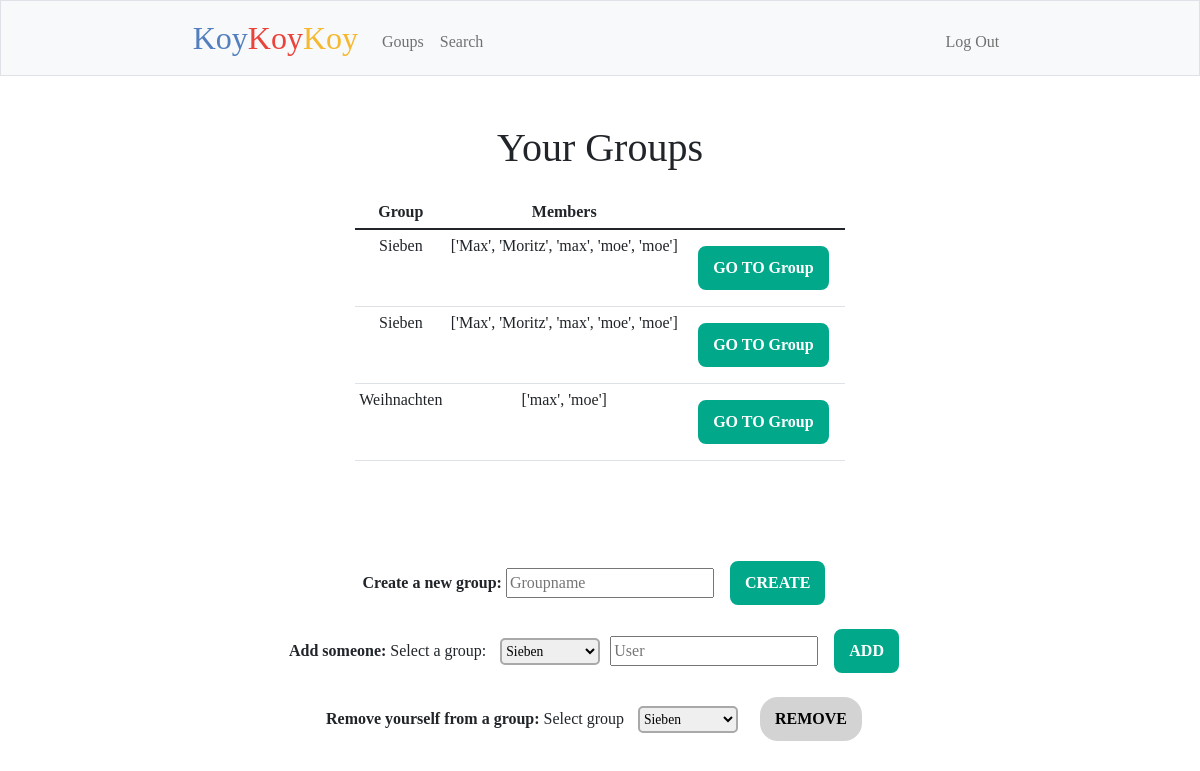
The page /groups (signed in) on the database its author committed.
### tables this page shows
CREATE TABLE groupmembers (id integer primary key AUTOINCREMENT, group_id integer, group_name text, user_id integer, username text);

### app.py (the view)
@app.route("/groups", methods=["GET", "POST"])
@login_required
def groups():
    session["groups"] = get_groups()
    if request.method == "POST":
        new_group = request.form.get("create_group")
        db.execute("INSERT INTO groups(group_name) VALUES (?)", (new_group,))
        new_group_id = db.execute("SELECT group_id FROM groups WHERE group_name = ?", (new_group,))
        new_group_id = db.fetchall()
        new_group_id = [x[0] for x in new_group_id][0]
        db.execute("INSERT INTO groupmembers(group_id, group_name, user_id, username) VALUES (?,?,?,?)", (new_group_id, new_group, session["user_id"], session["username"]))
        con.commit()
        session["groups"] = get_groups() # Update the session
        session["list_group_name_list"] = group_members()
        flash(f"Group *{new_group}* created:)")
        return render_template("groups.html", groups=session["groups"], list_group_name_list=session["list_group_name_list"])
    else:
        if not session["groups"]:
            flash(f"You don't have any groups yet :)")
            return render_template("groups.html")
        else:
            group_name_list = []
            list_group_name_list = []
            for i in range(len(session["groups"])):
                db.execute("select username from groupmembers WHERE group_name = ?", (session["groups"][i],))
                user_name = db.fetchall()
                for j in range(len(user_name)):
                    user_name_item = [x[0] for x in user_name][j]
                    group_name_list.append(user_name_item)
                list_group_name_list.append(group_name_list)
                session["list_group_name_list"] = list_group_name_list
                group_name_list = []
            return render_template("groups.html", groups=session["groups"], list_group_name_list=session["list_group_name_list"])

### app.py (called while the page is built)
def get_groups():
    db.execute("select group_name from groupmembers WHERE user_id = ?", (session["user_id"],))
    all_groups = db.fetchall()
    all_groups = [str(val[0]) for val in all_groups]
    return all_groups

### helpers.py (called while the page is built)
def login_required(f):
    @wraps(f)
    def decorated_function(*args, **kwargs):
        if session.get("user_id") is None:
            return redirect("/login")
        return f(*args, **kwargs)
    return decorated_function

### templates/groups.html (shortened to what this page needs)
{% extends "layout.html" %}
{% block main %}
<br>
<h1 class="h1">Your Groups</h1>
<table class="table table-sm">
    <thead>
        <tr>
            <th>Group</th>
            <th>Members</th>
        </tr>
    </thead>
    <tbody>
        {% for i in range(groups|count) %}
            <tr>
                <td>{{groups[i]}}</td>
                <td>{{ list_group_name_list[i] }}</td>
                <td>
                    <form action="/enter_group" method="POST">
                        <input class="btn_enter_group" type="submit" value="GO TO Group" id="btn_add">
                    </form>
                </td>
            </tr>
        {% endfor %}
    </tbody>
</table>
<br><br><br>
<div id="groups">
    <form action="/groups" method="POST">
        <label for="create_group"><b>Create a new group:</b></label>
        <input autofocus required="required" autocomplete="off" type="text" name="create_group" placeholder="Groupname">
        <input type="submit" value="CREATE" id="btn_add">
    </form>
</div>
<div id="add_user">
    <form action="/add_user" method="POST">
        <label for="add_user"><b>Add someone:</b></label>
        <label for="select_group">Select a group:</label>
        <select name="select_groups">
            {% for item in groups %}
                <option value="{{ item }}">{{ item }}</option>
            {% endfor %}
        <input autofocus required="required" autocomplete="off" type="text" name="add_user" placeholder="User">
        <input type="submit" value="ADD" id="btn_add">
    </form>
</div>
<div id="remove_yourself">
    <form action="/remove_yourself" method="POST">
        <label for="remove_yourself"><b>Remove yourself from a group:</b></label>
        <label for="select_group">Select group</label>
        <select name="select_removal_group">
            {% for item in groups %}
                <option value="{{ item }}">{{ item }}</option>
            {% endfor %}
        <input type="submit" value="REMOVE" id="btn_remove">
    </form>
</div>
{% endblock %}

### static/main.css (style rules this page uses)
#btn_remove { background-color: lightgray; color: black; font-weight: bold; border-radius: 20px; border: 2px solid white; margin: 10px; padding: 10px 15px; }
#btn_add { background-color: #01a88a; color: white; font-weight: bold; border-radius: 10px; border: 2px solid white; margin: 10px; padding: 10px 15px; }
select { font-family: Verdana; font-size: 0.85em; width: 100px; margin: 5px 10px; padding: 3px 0px; border: 2px solid darkgray; border-radius: 5px; }
.table { margin-left: auto; margin-right: auto; width: 60% }
.table table-sm, td { vertical-align: center; text-align: center; }
.h1 { margin-top: 1.5rem; margin-bottom: 1.5rem; }

### rows shown on the page
groupmembers: group_name "Sieben"
groupmembers: group_name "Sieben"
groupmembers: group_name "Weihnachten"

### other values the page prints
{{ list_group_name_list[i] }} "['Max', 'Moritz', 'max', 'moe', 'moe']" "['Max', 'Moritz', 'max', 'moe', 'moe']" "['max', 'moe']"
form field select_groups "Sieben"
form field select_removal_group "Sieben"
